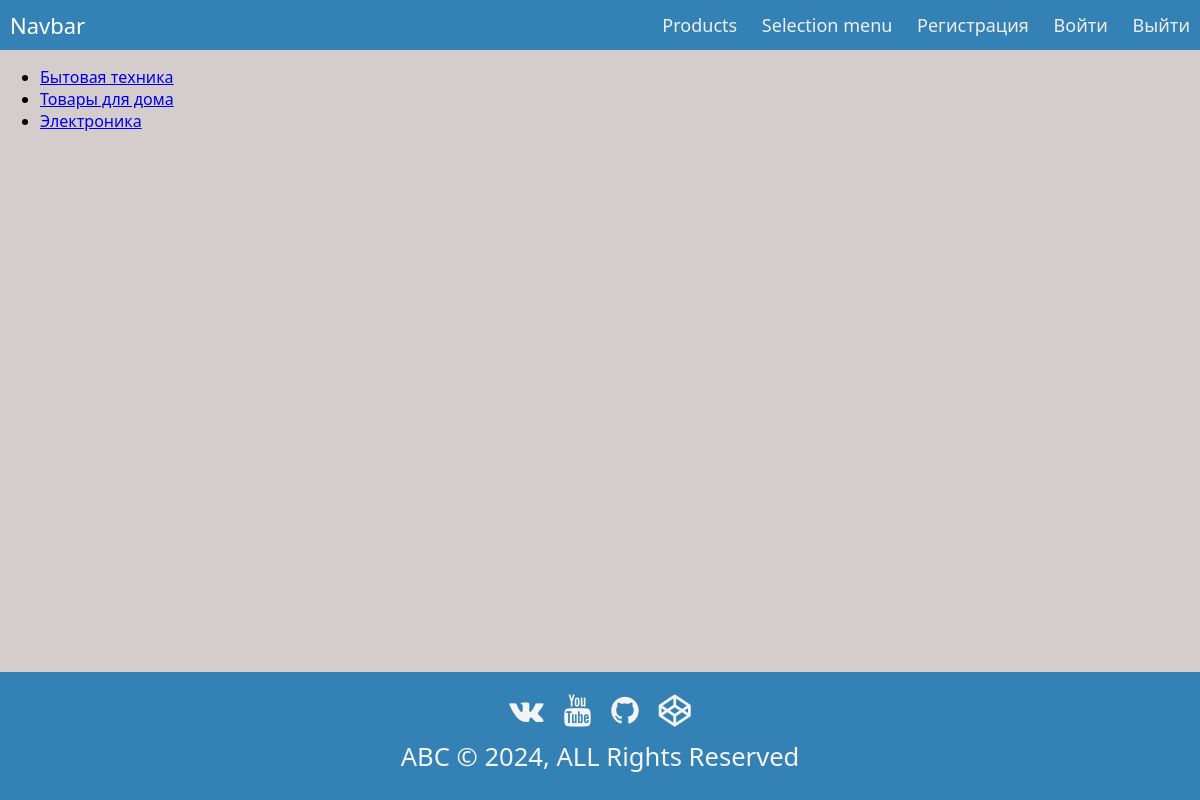
The page /product/categories/ on the database as committed earlier.
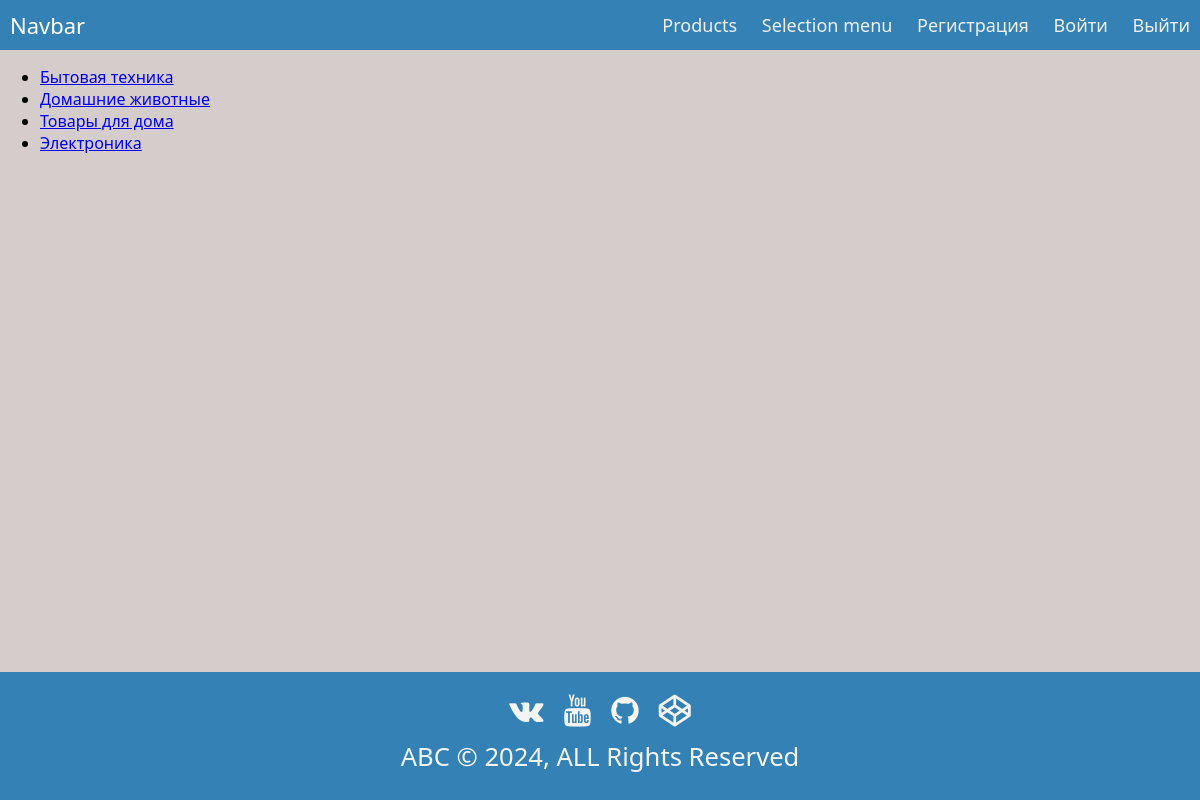
The same page on the database as committed later.
### shop/models.py (models this page shows, shortened)
class Category(models.Model):
    name = models.CharField(max_length=200, verbose_name="Категория")
    slug = models.SlugField(max_length=200, unique=True)
    class Meta:
        ordering = ['name']
        indexes = [
            models.Index(fields=['name']),
        ]
        verbose_name = "Категория"
        verbose_name_plural = "Категории"
    def get_absolute_url(self):
        return reverse('category_detail', kwargs={'slug': self.slug})

### shop/views.py (the view)
# urls.py: path('categories/', CategoryListView.as_view(), name='categories'),
class CategoryListView(ListView):
    model = Category
    template_name = 'shop/categories.html'
    context_object_name = 'categories'

### shop/templates/shop/categories.html (shortened to what this page needs)
{% extends 'base_admin.html' %}
{% load static %}
{% block content %}
<ul>
{% for category in categories %}
    <li><a href="{{category.get_absolute_url }}">{{category.name}}</a></li>
{% endfor %}
</ul>
{% endblock content %}

Rows that differ between the two databases and show on the page:
added Category: name "Домашние животные"
